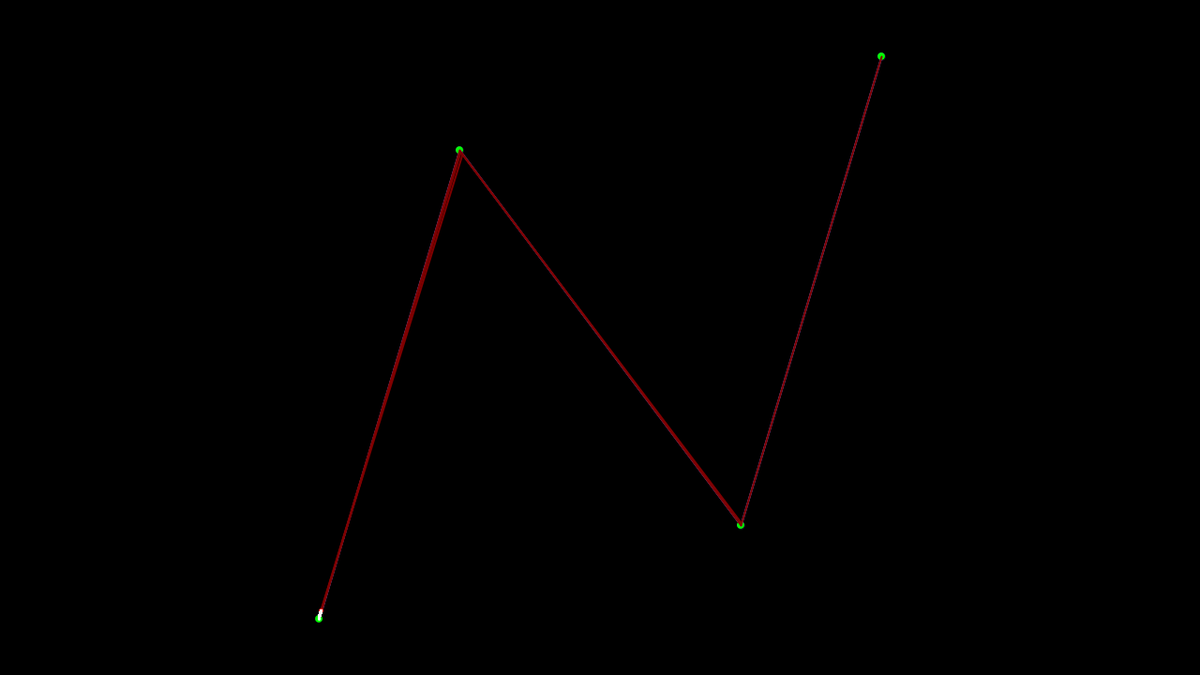
Frame 1 (no input)
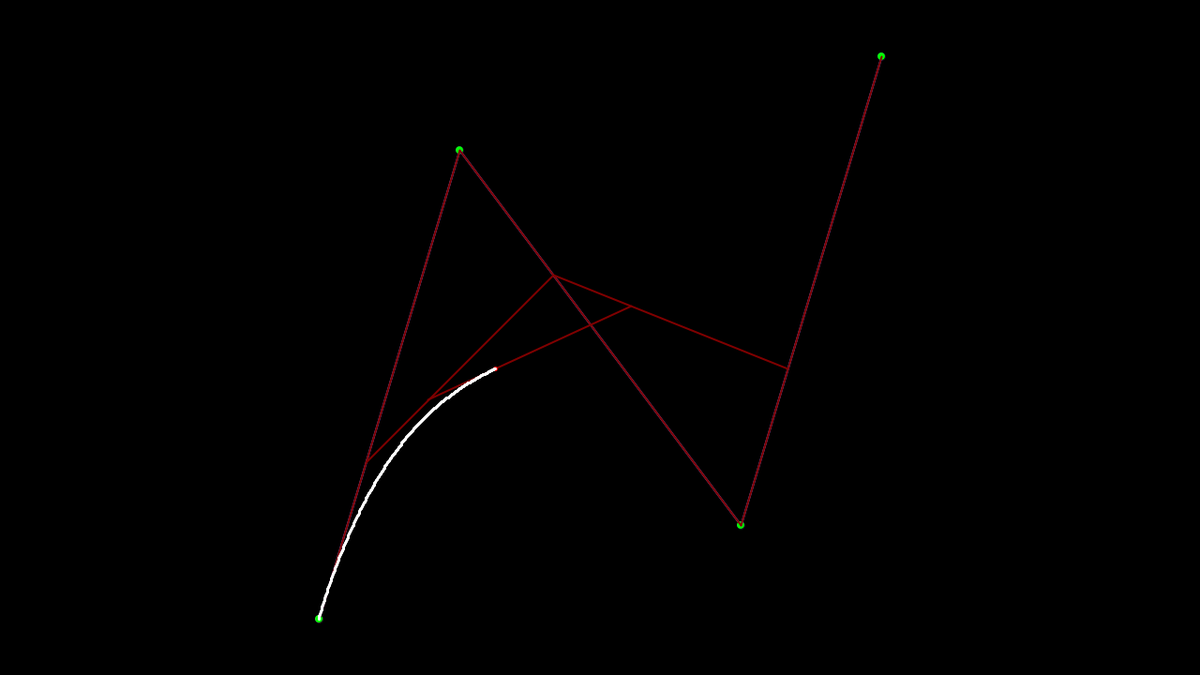
Frame 60 (the mouse pressed at the canvas centre just before this capture)
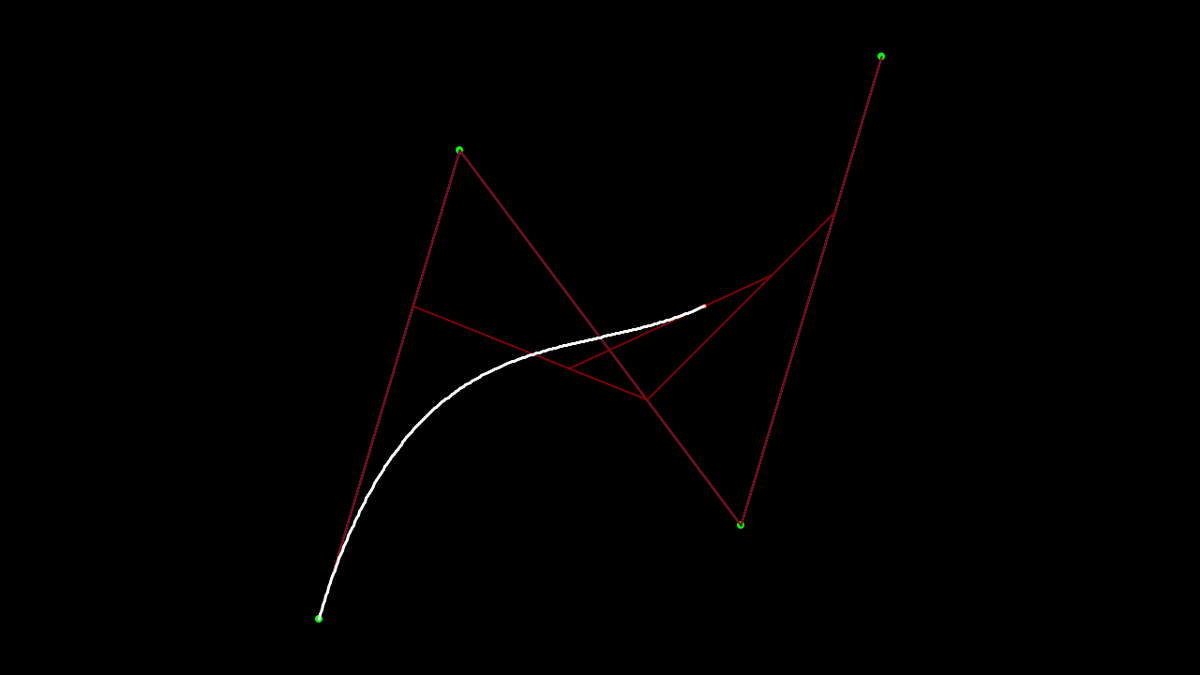
Frame 120 (the mouse held since frame 60 and released just before this capture)

The Processing sketch that drew these frames (run headless with seeded random() and noise(); from frame 60 on, the mouse is pressed at the canvas centre):

// Processing sketch: beziyay2
// ── beziyay2.pde
/*

Messy hair don't care

(And by hair I mean code)
Expand
message.txt
4 KB

```
/*

Messy hair don't care

(And by hair I mean code)

*/
int cw = 1280; // Canvas width
int ch = 720; // Canvas height

int res = 200; // The number of subdivisions in the t step, AKA the "resolution" of the Bezier curve
int respos = 0; // A number used to control the resolution. Follows the formula res = 10 ^ (0.04 * respos).

int anim_max = 180; // Frames per curve
int anim_index = 0; // A number that does something
int anim_pause = 30; // Pause frames
int anim_pause_i = 0; // Another number that does something


void setup() {
  size(1280, 720); // Width and height again because I'm stupid and can't figure out what order the variables are initialized in
  
  Point p1 = new Point((cw / 2) - 300, (ch / 2) + 300);
  Point p2 = new Point((cw / 2) - 150, (ch / 2) - 200);
  Point p3 = new Point((cw / 2) + 150, (ch / 2) + 200);
  Point p4 = new Point((cw / 2) + 300, (ch / 2) - 300);
  ptest = new Point[4];
  ptest[0] = p1;
  ptest[1] = p2;
  ptest[2] = p3;
  ptest[3] = p4;
  
  segs = new Segment[1];
  Segment s1 = new Segment(ptest);
  segs[0] = s1;
  
  //println(segs.length);
}

void mouseWheel(MouseEvent event) {
  if (respos < 50 && event.getCount() <= -1) {
    respos -= event.getCount();
  } else if (respos > -10 && event.getCount() >= 1) {
    respos -= event.getCount();
  }
}

void draw() {
  background(0);
  
  float[] draw_x = {};
  float[] draw_y = {};
  
  //res = round(10 * pow(10, 0.04 * respos));
  
  if (anim_index < anim_max) {
    anim_index++;
  } else if (anim_index == anim_max && anim_pause_i < anim_pause) {
    anim_pause_i++;
  } else {
    anim_index = 0;
    anim_pause_i = 0;
  }
  
  
  /*  Draws the control points  */
  for (int i = 0; i < segs.length; i++) {
    for (int j = 0; j < segs[i].p.length; j++) {
      strokeWeight(0);
      fill(0, 255, 0);
      ellipse(segs[i].p[j].x, segs[i].p[j].y, 8, 8);
      
      if (j != segs[i].p.length - 1) {
        float x1 = segs[i].p[j].x;
        float x2 = segs[i].p[j + 1].x;
        float y1 = segs[i].p[j].y;
        float y2 = segs[i].p[j + 1].y;
        
        strokeWeight(2);
        stroke(128, 128, 255);
        line (x1, y1, x2, y2);
      }
    }
  }
  
  
  /*  Runs the Bezier stuff (and can also draw the approximated points)  */
  for (int i = 0; i <= res; i++) {
    float t = (float(i) / res) * (float(anim_index) / anim_max);
    
    for (int j = 0; j < segs.length; j++) {  
      float[] temp = draw_bezier(segs[j].p, t, (float(anim_index) / anim_max));
      
      draw_x = append(draw_x, temp[0]);
      draw_y = append(draw_y, temp[1]);
    }
  }
  
  /*  Draws lines between the approximated points  */
  strokeWeight(3);
  stroke(255);
  for (int i = 0; i < draw_x.length - 1; i++) {
    float x1 = draw_x[i];
    float x2 = draw_x[i + 1];
    float y1 = draw_y[i];
    float y2 = draw_y[i + 1];
    
    line(x1, y1, x2, y2);
  }
}

// ── class.pde
class Point { // Structure used to store point positions
  float x; // x coordinate
  float y; // y coordinate
  
  // CONSTRUCTOR
  Point(float init_x, float init_y) { // Point([some x value], [some y value]) will assign these values to the point's coordinates
    x = init_x;
    y = init_y;
  }
}
Point[] ptest;

class Segment {
  Point[] p; // Array of points for the defined segment. The first and last points will be used as endpoints, with the points in between being used as control points.
  
  // CONSTRUCTOR
  Segment(Point[] init_p) {
    p = init_p; //Uhhh
  }
}
Segment[] segs;

// ── draw_bezier.pde
float[] draw_bezier(Point[] in_p, float t, float a) {
  int l = in_p.length;
  
  if (l <= 2) {
    float x1 = in_p[0].x;
    float x2 = in_p[1].x;
    float y1 = in_p[0].y;
    float y2 = in_p[1].y;
    
    float x = lerp(x1, x2, t);
    float y = lerp(y1, y2, t);
    
    if (t >= a) {
      strokeWeight(2);
      stroke(128, 0, 0);
      line(x1, y1, x2, y2);
      
      strokeWeight(5);
      stroke(255, 0, 0);
      point(x, y);
    }
    
    float[] out = {x, y};
    return out;
  } else {
    Point[] in_p2 = new Point[l - 1];
    
    for (int i = 0; i < l - 1; i++) {
      float x1 = in_p[i].x;
      float x2 = in_p[i + 1].x;
      float y1 = in_p[i].y;
      float y2 = in_p[i + 1].y;
      
      float new_x = lerp(x1, x2, t);
      float new_y = lerp(y1, y2, t);
      
      if (t >= a) {
        strokeWeight(2);
        stroke(128, 0, 0);
        line(x1, y1, x2, y2);
      }
      
      Point point = new Point(new_x, new_y);
      in_p2[i] = point;
    }
    
    return draw_bezier(in_p2, t, a);
  }
}

// ── generate_segment.pde
Segment generate_segment(int n_points) {
  Point[] in_p = new Point[n_points];
  
  for (int i = 0; i < n_points; i++) {
    
  }
  
  Segment out = new Segment(in_p);
  return out;
}

// ── random_spaced.pde
void random_spaced(int n, int canvas_width, int canvas_height) { // I don't know if this works. I still have to test it.
  int[] x = new int[n];
  int[] y = new int[n];
  
  for (int i = 0; i < n; i++) {
    int x1, y1;
    int j = 0;
    float dist = canvas_width * canvas_height;
    
    do {
      x1 = int(floor(random(canvas_width)));
      y1 = int(floor(random(canvas_height)));
      
      for (int k = 0; k < x.length; k++) {
        float temp = pow(pow(float(x[k]), 2) + pow(float(y[k]), 2), 0.5);
        if (temp < dist )
          dist = temp;
      }
    } while (dist <= (pow((canvas_width * canvas_height), 0.5) / n) && (j++ < 65536));
    
    x[i] = x1;
    y[i] = y1;
  }
  
  for (int i = 0; i < x.length; i++) {
    if (x[i] + y[i] != 0)
      point(x[i], y[i]);
  }
}
